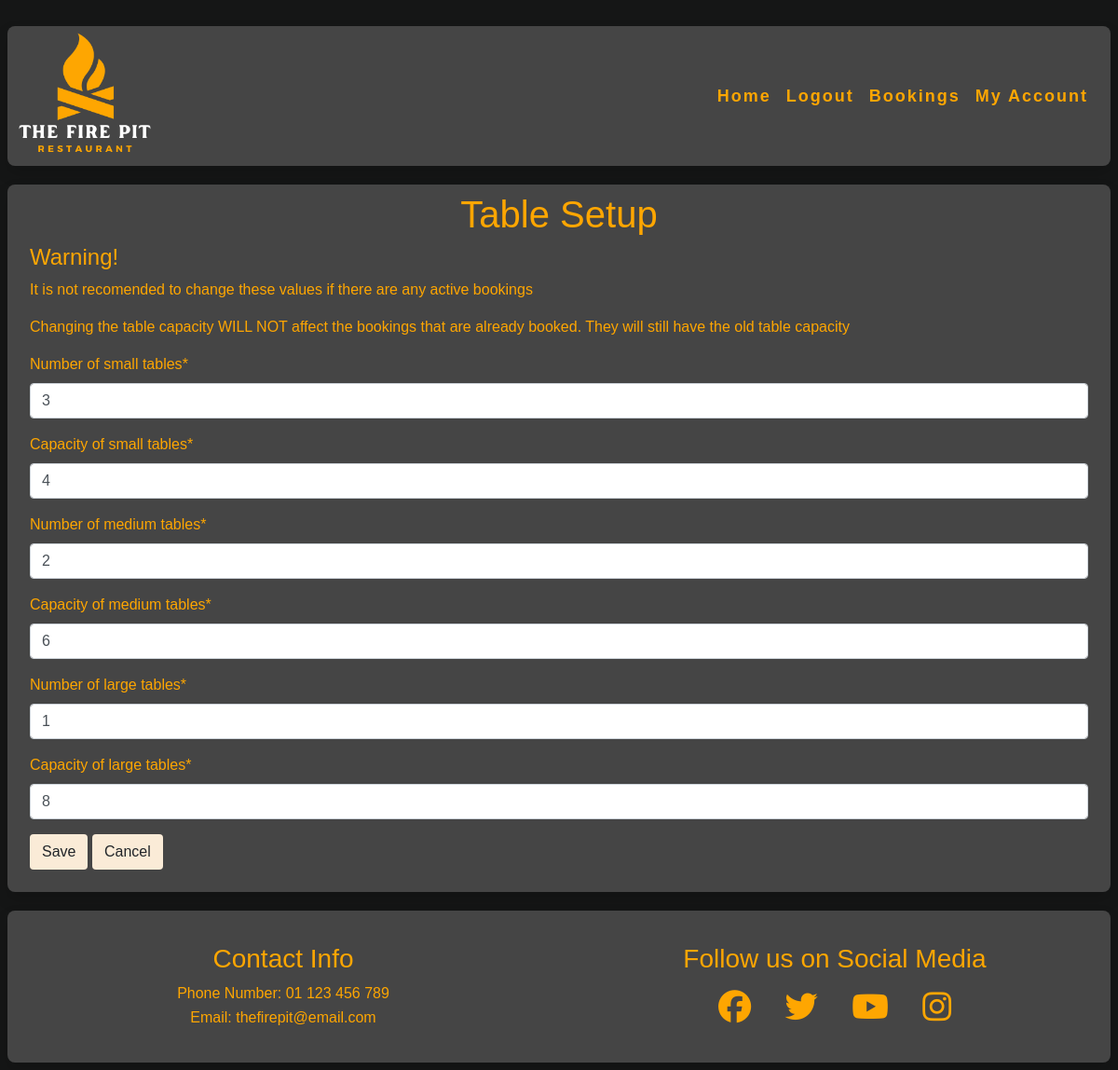
Page /booking/setup_page/1 (signed in) on the earlier database version.
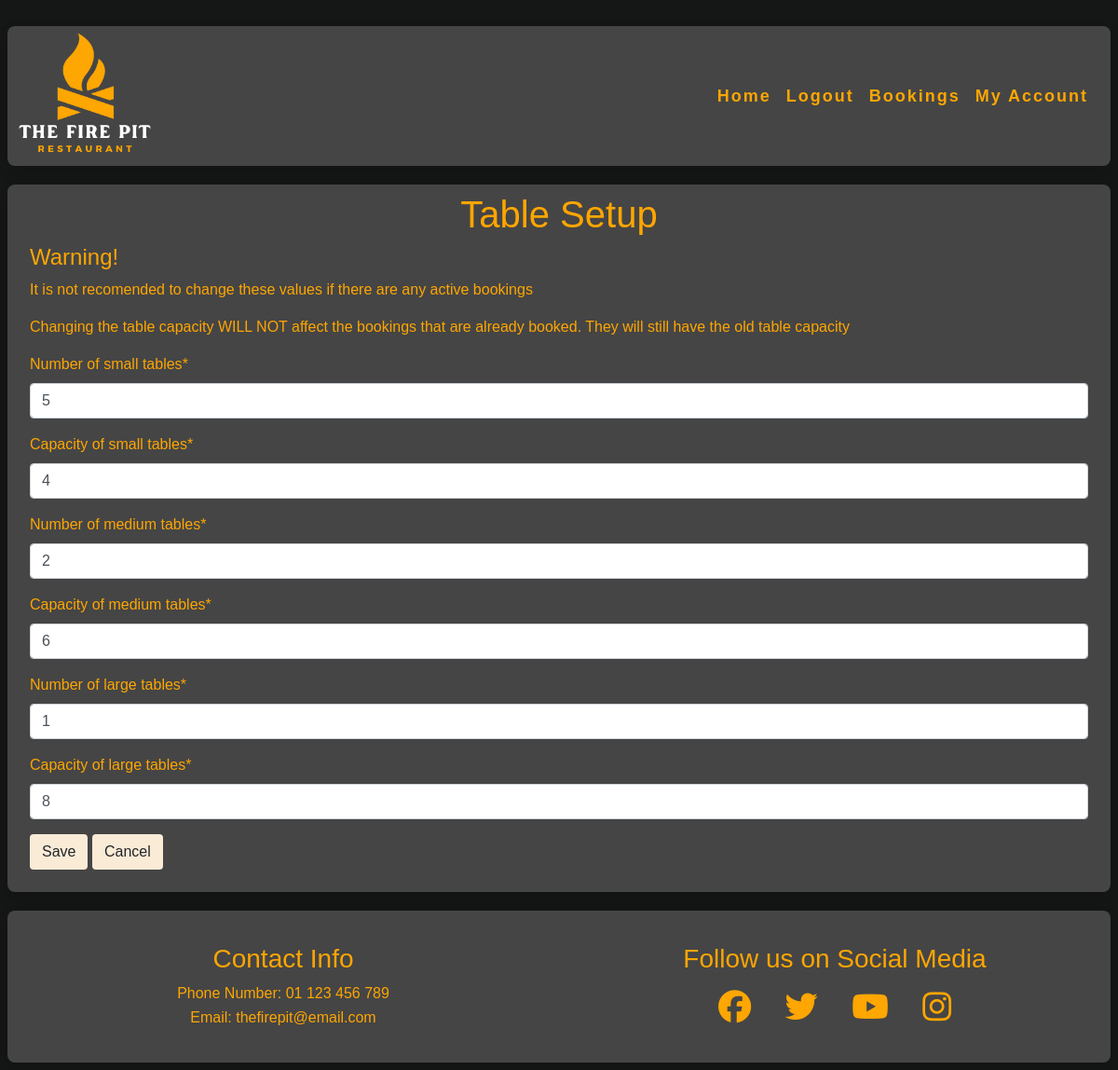
Same page on the later database version.
### booking/models.py (models this page shows, shortened)
class AvailableBookings(models.Model):
    available_tables_small = models.IntegerField(default=0)
    seats_per_table_small = models.IntegerField(default=0)
    available_tables_medium = models.IntegerField(default=0)
    seats_per_table_medium = models.IntegerField(default=0)
    available_tables_large = models.IntegerField(default=0)
    seats_per_table_large = models.IntegerField(default=0)
    updated_on = models.DateTimeField(default=0)
    updated_by = models.ForeignKey(
        User, default=0, on_delete=models.SET_DEFAULT,
        related_name="available_bookings"
    )

### booking/views.py (the view, shortened to what this page needs)
# urls.py: path('setup_page/<slug:pk>',
class setup_page(LoginRequiredMixin, UserPassesTestMixin, UpdateView):
    form_class = SetupForm
    template_name = 'booking/setup_page.html'
    success_url = "/"
    model = AvailableBookings
    def test_func(self):
        if self.request.user.is_staff:
            return True
        return False

### booking/forms.py (shortened to what this page needs)
class SetupForm(forms.ModelForm):
    class Meta:
        model = AvailableBookings
        fields = [
            'available_tables_small', 'seats_per_table_small',
            'available_tables_medium', 'seats_per_table_medium',
            'available_tables_large', 'seats_per_table_large',
            ]
        labels = {
            'available_tables_small': 'Number of small tables',
            'available_tables_medium': 'Number of medium tables',
            'available_tables_large': 'Number of large tables',
            'seats_per_table_small': 'Capacity of small tables',
            'seats_per_table_medium': 'Capacity of medium tables',
            'seats_per_table_large': 'Capacity of large tables',
        }

### booking/templates/booking/setup_page.html (shortened to what this page needs)
{% extends "base.html" %}
{% load static %}
{% load crispy_forms_tags %}
{% block content %}
<div class="m-3">
    <form method="POST" action="{% url 'setup_page' 1 %}" class="form mb-2 p-2 form-style" enctype="multipart/form-data">
        <h1 class="text-center">Table Setup</h1>
        <h4>Warning!</h4>
        <p>It is not recomended to change these values if there are any active bookings</p>
        <p>Changing the table capacity WILL NOT affect the bookings that are already booked. They will still have the old table capacity</p>
        {{ form|crispy }}
        <button type="submit" class="btn button-style mb-3">Save</button>
        <a class="btn button-style mb-3" href="{% url 'booking_home' %}">Cancel</a>
    </form>
</div>
{% endblock %}

Differences in the rows shown:
changed AvailableBookings: available_tables_small "3" → "5"
